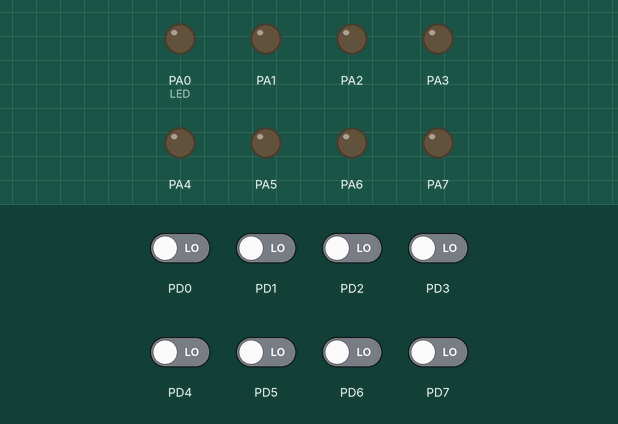
The program below on a simulated ATmega32, built with avr-gcc and emulated at 8 MHz. On the bench: output pins drawn as LEDs (lit = HIGH). Inputs (shaded band) come from the test bench; at power-on: PD0–7 LOW.

Above: at 1.2 s.
1.3 s: PD7 driven HIGH
At 4.0 s:
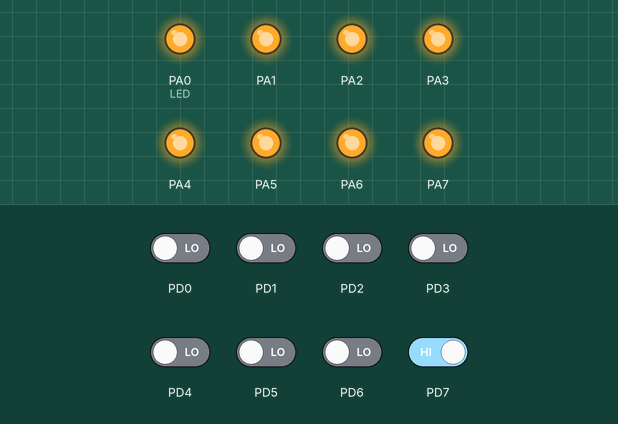
4.3 s: PD6 driven HIGH
At 5.42 s:
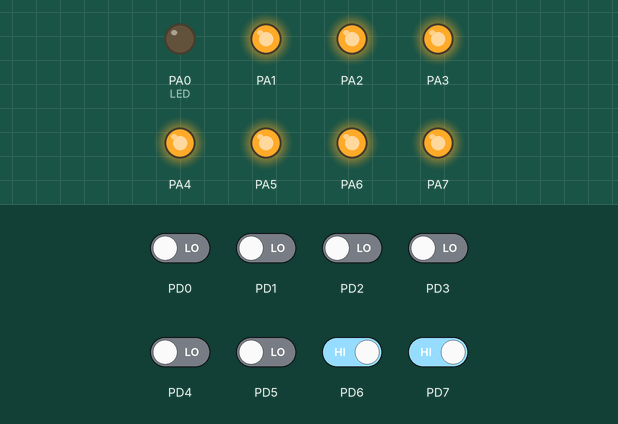
7.3 s: PD6 driven LOW
At 7.42 s:
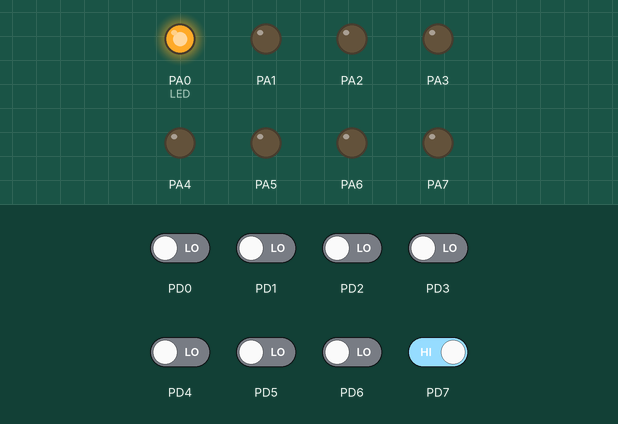
Timing chart, 0 to 10.6 s (numbered marks = the images above; inputs shaded):
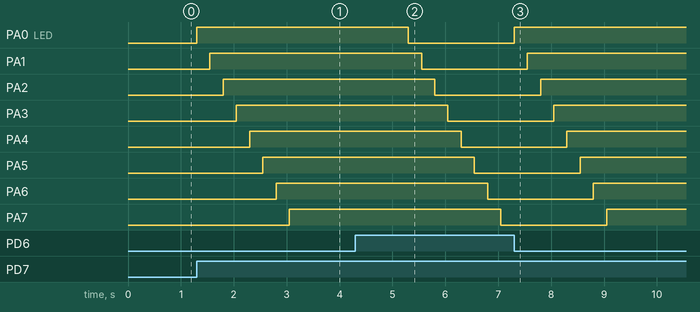

Measured:
- after the input at 1.3 s, PA0 (LED): LOW → HIGH at once; PA1: LOW → HIGH after 0.25 s; PA2: LOW → HIGH after 0.50 s; PA3: LOW → HIGH after 0.75 s; PA4: LOW → HIGH after 1.0 s
- after the input at 4.3 s, PA0 (LED): HIGH → LOW after 1.0 s; PA1: HIGH → LOW after 1.3 s; PA2: HIGH → LOW after 1.5 s; PA3: HIGH → LOW after 1.8 s; PA4: HIGH → LOW after 2.0 s
- after the input at 7.3 s, PA0 (LED): goes on until 7.3 s, then stays HIGH; PA1: goes on until 7.6 s, then stays HIGH; PA2: goes on until 7.8 s, then stays HIGH; PA3: goes on until 8.1 s, then stays HIGH; PA4: goes on until 8.3 s, then stays HIGH

The program:

main.c
```c
/*
 * main.c
 *
 * Created: 10/5/2019 3:38:25 AM
 *  Author: Lenovo
 */
#include "PROTOTYPE.h"
#define DE 250
int main()
{
	char i;
	BUT_init('D' , 7);
	BUT_init('D' , 6);
	for (i=0 ; i<8 ; i++)
	{
		LED_init('A' , i);
	}
	while (1)
	{
		if (BUT_read('D' , 7))
		{
			for (i=0 ; i<8 ; i++)
			{
			LED_on('A' , i);
			_delay_ms(DE);
			}
		}
		if (BUT_read('D' , 6))
		{
			for (i=0 ; i<8 ; i++)
			{
				LED_off('A' , i);
				_delay_ms(DE);
			}
		}
	}
}
```

BUTTON.c
```c
/*
 * BUTTON.c
 *
 * Created: 10/1/2019 9:29:11 PM
 *  Author: Lenovo
 */

#include "DIO_Header.h"

void BUT_init(char port , char pin)
{
	DIO_setDirection(port , pin , 0);
}

char BUT_read(char port , char pin)
{
	return DIO_read(port , pin);
}
```

BUTTON_Header.h
```c
/*
 * BUTTON_Header.h
 *
 * Created: 10/1/2019 9:32:41 PM
 *  Author: Lenovo
 */


#ifndef BUTTON_HEADER_H_
#define BUTTON_HEADER_H_

void BUT_init(char port , char pin);
char BUT_read(char port , char pin);

#endif /* BUTTON_HEADER_H_ */
```

LED.c
```c
/*
 * LED.c
 *
 * Created: 10/1/2019 9:24:46 PM
 *  Author: Lenovo
 */

#include "DIO_Header.h"
void LED_init(char port , char pin)
{
	DIO_setDirection(port , pin ,1);
}

void LED_on(char port , char pin)
{
	DIO_write(port , pin ,1);
}

void LED_off(char port , char pin)
{
	DIO_write(port , pin ,0);
}

void LED_toggle(char port , char pin)
{
	DIO_toggle(port , pin );
}

char LED_readStatus(char port , char pin)
{
	return DIO_read(port , pin);
}
```

Led_Header.h
```c
/*
 * Led_Header.h
 *
 * Created: 10/1/2019 9:28:00 PM
 *  Author: Lenovo
 */


#ifndef LED_HEADER_H_
#define LED_HEADER_H_

void LED_init(char port , char pin);
void LED_on(char port , char pin);
void LED_off(char port , char pin);
void LED_toggle(char port , char pin);
char LED_readStatus(char port , char pin);


#endif /* LED_HEADER_H_ */
```

PROTOTYPE.h
```c
/*
 * PROTOTYPE.h
 *
 * Created: 10/5/2019 3:58:49 AM
 *  Author: Lenovo
 */


#ifndef PROTOTYPE_H_
#define PROTOTYPE_H_


#define F_CPU 8000000UL
#include <avr/io.h>
#include "BUTTON_Header.h"
#include "Led_Header.h"
#include <util/delay.h>


#endif /* PROTOTYPE_H_ */
```

std_macros.h
```c
/*
 * STD_macros.h
 *
 * Created: 9/17/2019 12:03:08 PM
 *  Author: Mohamed I.Moselhy
 */


#ifndef STD_MACROS_H_
#define STD_MACROS_H_

#define SET_BIT(reg,bit) reg|=(1<<bit)
#define CLR_BIT(reg,bit) reg&=(~(1<<bit))
#define TOG_BIT(reg,bit) reg^=(1<<bit)
#define RED_BIT(reg,bit) ((reg&(1<<bit))>>bit)


#endif /* STD_MACROS_H_ */
```

DIO.c
```c
/*
 * Functions.c
 *
 * Created: 9/24/2019 8:41:11 PM
 *  Author: Mohamed I.Moselhy
 */

#include "Std_macros.h"
#include <avr/io.h>

DIO_setDirection(char port , char pin , char dir)
{
	switch (port)
	{
		case 'A':
		case 'a':
		if (dir == 1)
		{
			DDRA|=(1<<pin);
		}
		else
		{
			DDRA&=(~(1<<pin));
		}
		break;

		case 'B':
		case 'b':
		if (dir == 1)
		{
			DDRB|=(1<<pin);
		}
		else
		{
			DDRB&=(~(1<<pin));
		}
		break;

		case 'C':
		case 'c':
		if (dir == 1)
		{
			DDRC|=(1<<pin);
		}
		else
		{
			DDRC&=(~(1<<pin));
		}
		break;

		case 'D':
		case 'd':
		if (dir == 1)
		{
			DDRD|=(1<<pin);
		}
		else
		{
			DDRD&=(~(1<<pin));
		}
		break;
	}
}

DIO_write (char port , char pin , char val)
{
	switch (port)
	{
	case 'A':
	case 'a':
	if (val == 1)
	{
		PORTA|=(1<<pin);
	}
	else
	{
		PORTA&=(~(1<<pin));
	}
	break;

	case 'B':
	case 'b':
	if (val == 1)
	{
		PORTB|=(1<<pin);
	}
	else
	{
		PORTB&=(~(1<<pin));
	}

	break;
	case 'C':
	case 'c':
	if (val == 1)
	{
		PORTC|=(1<<pin);
	}
	else
	{
		PORTC&=(~(1<<pin));
	}
	break;

	case 'D':
	case 'd':
	if (val == 1)
	{
		PORTD|=(1<<pin);
	}
	else
	{
		PORTD&=(~(1<<pin));
	}
	break;
	}
}

char DIO_read(char port , char pin)
{
	char x;
	switch (port)
	{
	case 'A':
	case 'a':
	{
		x=RED_BIT( PINA , pin );
	}
	break;

	case 'B':
	case 'b':
	{
		x=RED_BIT( PINB , pin );
	}
	break;

	case 'C':
	case 'c':
	{
		x=RED_BIT( PINC , pin );
	}
	break;

	case 'D':
	case 'd':
	{
		x=RED_BIT( PIND , pin );
	}
	break;

	}
	return x;
}

DIO_toggle (char port , char pin)
{
	switch (port)
	{
		case 'A':
		case 'a':
			TOG_BIT(PORTA , pin);
		break;

		case 'B':
		case 'b':
		TOG_BIT(PORTB , pin);
		break;

		case 'C':
		case 'c':
		TOG_BIT(PORTC , pin);
		break;

		case 'D':
		case 'd':
		TOG_BIT(PORTD , pin);
		break;

	}
}

DIO_setPortDirection(char port  , char dir)
{
	switch (port)
	{
		case 'A':
		case 'a':
		{
			DDRA=dir;
		}
		break;

		case 'B':
		case 'b':
		{
			DDRB=dir;
		}
		break;

		case 'C':
		case 'c':
		{
			DDRC=dir;
		}
		break;

		case 'D':
		case 'd':
		{
			DDRD=dir;
		}
		break;
	}
}

DIO_writePortDirection (char port ,char val)
{
	switch(port)
	{
	case 'A' :
	case 'a' :
	{
		PORTA=val;
	}
	break;

	case 'B' :
	case 'b' :
	{
	PORTB=val;
	}
	break;

	case 'C' :
	case 'c' :
	{
	PORTC=val;
	}
	break;

	case 'D' :
	case 'd' :
	{
	PORTD=val;
	}
	break;
	}
}

DIO_togglePortDirection (char port)
{
	switch(port)
	{
		case 'A' :
		case 'a' :
		{
			PORTA=~PORTA;
		}
		break;

		case 'B' :
		case 'b' :
		{
			PORTB=~PORTB;
		}
		break;

		case 'C' :
		case 'c' :
		{
			PORTC=~PORTC;
		}
		break;

		case 'D' :
		case 'd' :
		{
			PORTD=~PORTD;
		}
		break;
	}
}

char DIO_readPortDirection (char port)
{
	char x;
	switch(port)
	{
		case 'A' :
		case 'a' :
		{
			x=PORTA;
		}
		break;

		case 'B' :
		case 'b' :
		{
			x=PORTB;
		}
		break;

		case 'C' :
		case 'c' :
		{
			x=PORTC;
		}
		break;

		case 'D' :
		case 'd' :
		{
			x=PORTD;
		}
		break;
	}
	return x;
}
DIO_pullupStatus (char port , char pin , char connectPullup)
{
	switch (port)
	{
		case 'A':
		case 'a':
		if (connectPullup==1)
		{
			SET_BIT(PORTA , pin);
		}
		else
		{
			CLR_BIT(PORTA , pin);
		}

		case 'B':
		case 'b':
		if (connectPullup==1)
		{
			SET_BIT(PORTB , pin);
		}
		else
		{
			CLR_BIT(PORTB , pin);
		}

		case 'C':
		case 'c':
		if (connectPullup==1)
		{
			SET_BIT(PORTC , pin);
		}
		else
		{
			CLR_BIT(PORTC , pin);
		}

		case 'D':
		case 'd':
		if (connectPullup==1)
		{
			SET_BIT(PORTD , pin);
		}
		else
		{
			CLR_BIT(PORTD , pin);
		}
	}
}
```

DIO_Header.h
```c
/*
 * Header.h
 *
 * Created: 9/24/2019 8:42:55 PM
 *  Author: Mohamed I.Moselhy
 */


#ifndef HEADER_H_
#define HEADER_H_

DIO_write (char port , char pin , char val);

DIO_setDirection(char port , char pin , char dir);

char DIO_read(char port , char pin);

DIO_toggle (char port , char pin);

DIO_setPortDirection(char port  , char dir);

DIO_writePortDirection (char port ,char val);

DIO_togglePortDirection (char port);

char DIO_readPortDirection (char port);

DIO_pullupStatus (char port , char pin , char connectPullup);


#endif /* HEADER_H_ */
```
